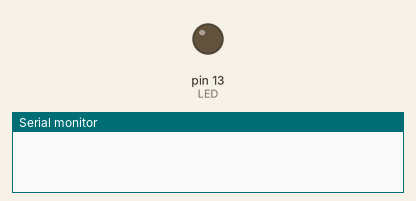
The sketch below on a simulated Arduino Uno, built with avr-gcc and run on an emulated ATmega328P. On the bench: output pins drawn as LEDs (lit = HIGH), the last lines printed to the serial monitor.

Above: at 0.1 s.
At 2.1 s:
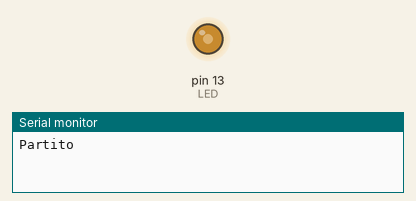
Timing chart, 0 to 3.6 s (numbered marks = the images above):
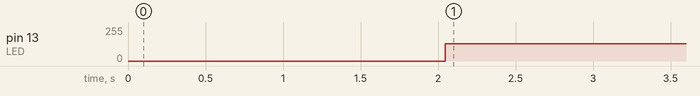

The sketch:

testOverflow.ino
```cpp
unsigned long Tempo;
unsigned long  ScrollTime;
const byte LED=13;
boolean stato=true;
unsigned long secondi;
int i = 100000;

void setup () {
    delay(2000);
    pinMode(LED, OUTPUT);
    digitalWrite(LED, stato);
    Serial.begin(19200);
    Serial.println("Partito");
}

void loop () {
    Tempo+=1;

    if (Tempo >= ScrollTime + 300) {
    //  Serial.print('S');
    //    Serial.println(ScrollTime, DEC);
    //    Serial.println(Tempo, DEC);
        stato ^= true;
        digitalWrite(LED, stato);
    //  Serial.print('T');
    //    Serial.println((Tempo - (ScrollTime + 300)), DEC);
        if (Tempo - ScrollTime < 300){
          Serial.println("azz");
        }
        ScrollTime = Tempo;
    }
}
```

Measured:
- by itself, pin 13 (LED): 0/255 → 130/255 at 2.0 s
